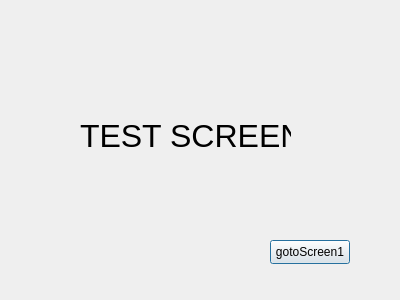
<?xml version="1.0" encoding="UTF-8"?>
<ui version="4.0">
 <class>TestDialog</class>
 <widget class="QDialog" name="TestDialog">
  <property name="geometry">
   <rect>
    <x>0</x>
    <y>0</y>
    <width>400</width>
    <height>300</height>
   </rect>
  </property>
  <property name="windowTitle">
   <string>Screen2</string>
  </property>
  <widget class="QPushButton" name="mainwindowButton">
   <property name="geometry">
    <rect>
     <x>270</x>
     <y>240</y>
     <width>80</width>
     <height>24</height>
    </rect>
   </property>
   <property name="text">
    <string>gotoScreen1</string>
   </property>
  </widget>
  <widget class="QLabel" name="label">
   <property name="geometry">
    <rect>
     <x>80</x>
     <y>90</y>
     <width>211</width>
     <height>91</height>
    </rect>
   </property>
   <property name="font">
    <font>
     <pointsize>24</pointsize>
    </font>
   </property>
   <property name="text">
    <string>TEST SCREEN</string>
   </property>
  </widget>
 </widget>
 <resources/>
 <connections/>
</ui>
